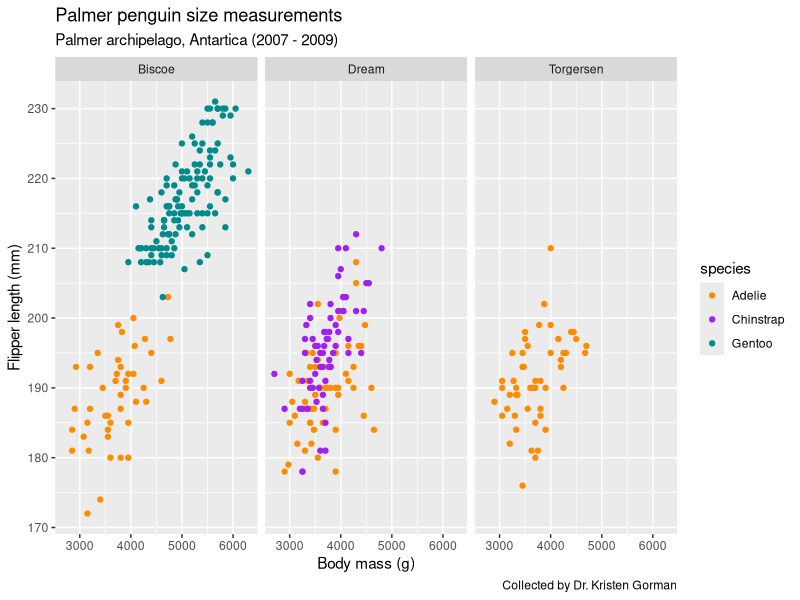

Reproduce this figure in R.
##~~~~~~~~~~~~~~~~~~~~~~~~~~~~~~~~~~~~~~~~~~~~~~~~~~~~~~~~~~~~~~~~~~~~~~~~~~~~~~
##                            Derivative Practice                           ----
##~~~~~~~~~~~~~~~~~~~~~~~~~~~~~~~~~~~~~~~~~~~~~~~~~~~~~~~~~~~~~~~~~~~~~~~~~~~~~~

#................Practice using the function D().................

# one small change

my_expression <- expression(5 * x^2)
my_derivative <- D(expr = my_expression, name = "x")

my_derivative

x <- 2.8

eval(my_derivative)


#....................Another Exampel with D()....................
#find derivative with respect to x
my_derivative <- D(expr = expression(3.1 * x^4 - 28 * x), name = "x")

#create and store a function

fx <- expression(x^2)

#find the derivatove with respect to x
df_dx <- D(expr = fx, name = "x")

x <- 10

eval(df_dx)


# My turn
#1

gz <- expression(2 *z^3 - 10.5*z^2 + 4.1)
dg_dz = D(expr = gz, name = "z")

dg_dz

#2) 

dy <- expression(2*y^3 - 10.5*z^2 + 4.1)
dt_dy = D(expr = dy, name = "y")
dt_dy

# find slope of T(y) at a range of values

y <- seq(from = -0.4, to = 2.0, by = .1)

#val the slop of T(y) at erach value

eval(dt_dy)


#plotting ex

library(ggplot2)
library(palmerpenguins)

ggplot(data = penguins, aes(x = body_mass_g, y = flipper_length_mm)) + geom_point(aes(color = species)) + scale_color_manual(values = c("darkorange", "purple", "cyan4")) +

 labs(x = "Body mass (g)",
      y = "Flipper length (mm)",
      title = "Palmer penguin size measurements",
       subtitle = "Palmer archipelago, Antartica (2007 - 2009)",
      caption = "Collected by Dr. Kristen Gorman") +
 facet_wrap(~island)
theme_minimal()
                                                                                                                                                                            
                                                                                  